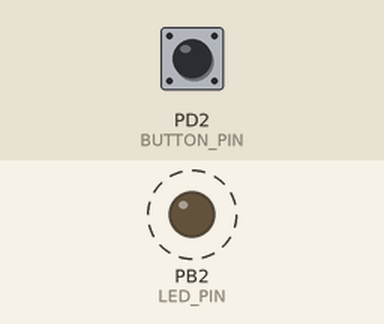
This program was run on a simulated ATmega328P, built with avr-gcc and emulated at 8 MHz. Shown: output pins drawn as LEDs (lit = HIGH). Dashed ring = blinking. Inputs (shaded band) come from the test bench; at power-on: PD2 (BUTTON_PIN) HIGH.

Above: at 0.12 s.
Timing chart, 0 to 3.0 s (numbered marks = the images above):
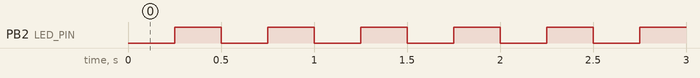

Measured:
- by itself, PB2 (LED_PIN): alternates HIGH for 0.25 s and LOW for 0.25 s

The program:

main.c
```c
/*
 * DA2T5Ccode.c
 *
 * Created: 3/14/2018 3:50:50 PM
 * Author : Tenniel Takenaka-Fuller
 */
// Implement task 2 using INT0 interrupt mechanism
//

#define F_CPU 8000000UL // CPU Frequence

#include <avr/interrupt.h>
#include <avr/io.h>
#include <util/delay.h>

#define BLINK_DELAY_FAST 100
#define BLINK_DELAY_SLOW 500

#define BUTTON_PIN PORTD2
#define BUTTONPIN PIND
#define BUTTONDDR DDRD
#define BUTTONPORT PORTD

#define LEDDDR DDRB
#define LEDPORT PORTB
#define LED_PIN PORTB2

volatile short goFast = 0;
void Delay();
int main(void)
{
	LEDDDR |= (1 << LED_PIN); // Enable LED as output
	LEDPORT &= ~(1 << LED_PIN);

	BUTTONPORT |= (1 << BUTTON_PIN); // Internal pull-up

	EICRA |= (1 << ISC01);    // set INT0 to trigger on falling edge
	EIMSK |= (1 << INT0);     // Turns on INT0
	sei();		// enables interrupts

	// While loop flashes LED at a variable rate
	while (1)
	{
		LEDPORT &= ~(1 << LED_PIN); // Turn off led
		_delay_ms(250);
		LEDPORT |= (1 << LED_PIN); // Turn on led
		_delay_ms(250);
	}
}

ISR(INT0_vect)
{
	LEDPORT |= (1 << LED_PIN); // Turn on led
	_delay_ms(700); // delay to "debounce"
}
```
